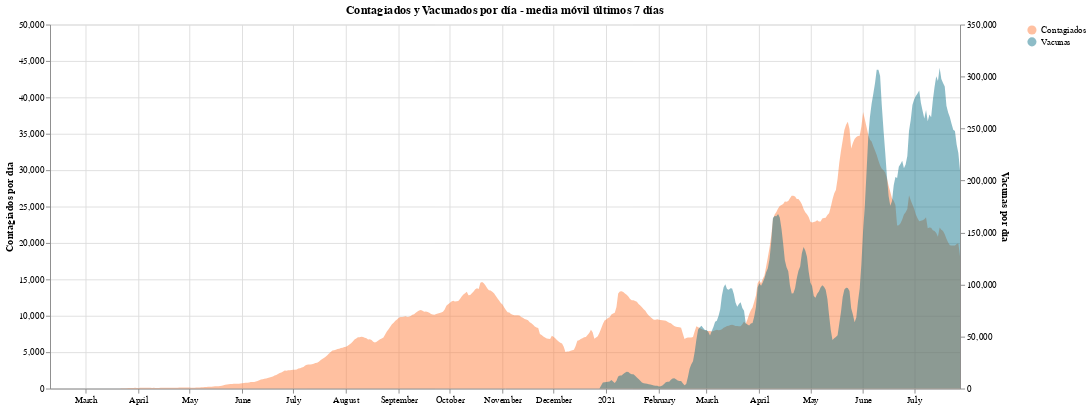

Notebook cell for this chart:
### Code cell
# GRAFICO 2

import altair as alt
from vega_datasets import data
from urllib import request
import json

# fetch & enable a Spanish timeFormat locale.
with request.urlopen('https://raw.githubusercontent.com/d3/d3-time-format/master/locale/es-ES.json') as f:
  es_time_format = json.load(f)
alt.renderers.set_embed_options(timeFormatLocale=es_time_format)

source = contavac

base = alt.Chart(source,title='Contagiados y Vacunados por día - media móvil últimos 7 días').transform_calculate(
    Contagiados="'Contagiados'",
    Vacunas="'Vacunas'",
)

scale = alt.Scale(domain=["Contagiados","Vacunas"], range=['#ff742e','#026b83'])


conta = base.mark_area(opacity=0.45).encode(
    alt.X("Fecha:T",axis=alt.Axis(title='')),
    alt.Y("Contagios:Q",scale=alt.Scale(domain=(0, 50000)),axis=alt.Axis(title='Contagiados por día'))
    ,color=alt.Color('Contagiados:N', scale=scale, title='')
    ,tooltip=['Fecha:T','Contagios','Vacunados']
).properties(
    width=1000,
    height=400
)

vacu = base.mark_area(opacity=0.45).encode(
    alt.X("Fecha:T"),
    alt.Y("Vacunados:Q",axis=alt.Axis(title='Vacunas por día'))
    ,color=alt.Color('Vacunas:N', scale=scale, title='')
    ,tooltip=['Fecha:T','Contagios','Vacunados']
)

alt.layer(conta,vacu).resolve_scale(
    y = 'independent'
).properties(
    width=1000,
    height=400
)

#chart2.save('Contagiados.html')
#files.download('Contagiados.html')

### Figure 1 — Vega-Lite specification as saved in the notebook (floating-point values rounded to 4 significant figures; data arrays with more than 128 entries replaced by an {"elided": "..."} marker saying what was removed)
{"config": {"view": {"continuousWidth": 400, "continuousHeight": 300}}, "layer": [{"mark": {"type": "area", "opacity": 0.45}, "encoding": {"color": {"type": "nominal", "field": "Contagiados", "scale": {"domain": ["Contagiados", "Vacunas"], "range": ["#ff742e", "#026b83"]}, "title": ""}, "tooltip": [{"type": "temporal", "field": "Fecha"}, {"type": "quantitative", "field": "Contagios"}, {"type": "quantitative", "field": "Vacunados"}], "x": {"type": "temporal", "axis": {"title": ""}, "field": "Fecha"}, "y": {"type": "quantitative", "axis": {"title": "Contagiados por día"}, "field": "Contagios", "scale": {"domain": [0, 50000]}}}, "height": 400, "title": "Contagiados y Vacunados por día - media móvil últimos 7 días", "transform": [{"calculate": "'Contagiados'", "as": "Contagiados"}, {"calculate": "'Vacunas'", "as": "Vacunas"}], "width": 1000}, {"mark": {"type": "area", "opacity": 0.45}, "encoding": {"color": {"type": "nominal", "field": "Vacunas", "scale": {"domain": ["Contagiados", "Vacunas"], "range": ["#ff742e", "#026b83"]}, "title": ""}, "tooltip": [{"type": "temporal", "field": "Fecha"}, {"type": "quantitative", "field": "Contagios"}, {"type": "quantitative", "field": "Vacunados"}], "x": {"type": "temporal", "field": "Fecha"}, "y": {"type": "quantitative", "axis": {"title": "Vacunas por día"}, "field": "Vacunados"}}, "title": "Contagiados y Vacunados por día - media móvil últimos 7 días", "transform": [{"calculate": "'Contagiados'", "as": "Contagiados"}, {"calculate": "'Vacunas'", "as": "Vacunas"}]}], "data": {"name": "data-3422a28d982f3ee2b0095a66e897d132"}, "height": 400, "resolve": {"scale": {"y": "independent"}}, "width": 1000, "$schema": "https://vega.github.io/schema/vega-lite/v4.8.1.json", "datasets": {"data-3422a28d982f3ee2b0095a66e897d132": {"elided": "536 records"}}}
